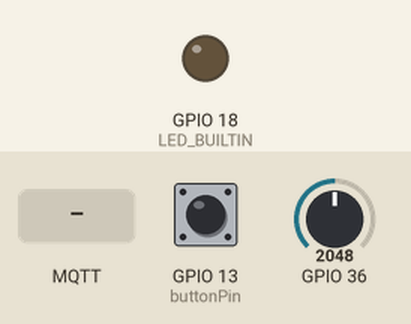
This program was run on a simulated ESP32. Shown: output pins drawn as LEDs (lit = HIGH). The inputs (shaded band) are chosen by the test bench; at power-on: GPIO 13 (buttonPin) HIGH, GPIO 36 = 2048. WiFi joins after 1.5 s; servers stay silent unless stated; random numbers use the default seed unless the program sets one; no MQTT or app messages arrive unless stated; what the program prints to the serial monitor is not drawn.

Above: at 0.2 s.
At 3.3 s:
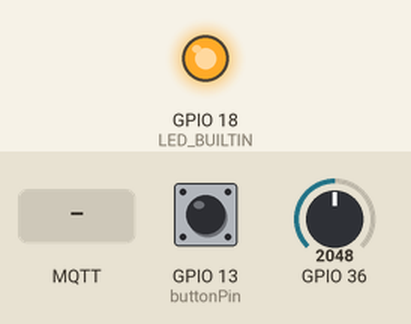
3.4 s: MQTT message "Calibration" arrives on the first subscribed topic
5.8 s: MQTT message "." arrives on the first subscribed topic
Timing chart, 0 to 8.8 s (numbered marks = the images above; inputs shaded):
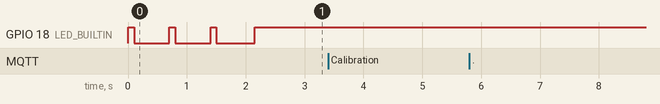

The program:

main.cpp
```cpp
#include <PubSubClient.h>
#include <driver/adc.h>
#include <WiFi.h>
#include <math.h>

#define LED_BUILTIN 18
const int buttonPin = 13;

// WiFi parameters and Setup Function
const char *SSID = "iPhone Lui";     // WiFi SSID
const char *PWD = "Tamarindos"; // WiFi password

float voltageOut;

float temp_c;
float temp_f;
float temp_temp = 0;

float calibration_delta = 0;

int room = 229;
int occupancy = 0;

float subscribe_msg_convert(byte *s, int length);
void callback(char *topic, byte *payload, unsigned int length);

void connectToWiFi()
{
  Serial.print("Connecting to ");

  WiFi.begin(SSID, PWD);
  Serial.println(SSID);
   while (WiFi.status() != WL_CONNECTED)
  {
  digitalWrite(LED_BUILTIN, HIGH);
  delay(100);
  digitalWrite(LED_BUILTIN, LOW);
  delay(100);
    Serial.print(".");
    delay(500);
  }
  Serial.print("Connected.");
}

// MQTT Parameter, Setup Function and callback
WiFiClient wifiClient;
PubSubClient mqttClient(wifiClient);
char *mqttServer = "whatac.space"; // server IP or address
int mqttPort = 1883;

void setupMQTT()
{
  mqttClient.setServer(mqttServer, mqttPort);
  // set the callback function
  mqttClient.setCallback(callback);

  Serial.print("Done");
}

void reconnect()
{
  Serial.println("Connecting to MQTT");
  while (!mqttClient.connected())
  {
    Serial.println("Reconnecting to MQTT");
    String clientId = "ESP32Client-";
    clientId += String(random(0xffff), HEX);

    if (mqttClient.connect(clientId.c_str()))
    {
      Serial.println("Connected.");
      // subscribe to topic
      mqttClient.subscribe("Calibration");
    }
  }
}

void callback(char *topic, byte *payload, unsigned int length)
{
  // handle message arrived
  Serial.println();
  Serial.print("Message has arrived in topic: ");
  Serial.println(topic);
  Serial.print("Message:");
  if (!strcmp(topic, "Calibration"))
  {
    float incoming = subscribe_msg_convert(payload, length);
    Serial.println(incoming);
    // calibration_temperature = incoming;
    // calibration_delta = calibration(incoming);
    calibration_delta = temp_temp - incoming;
  }
}

// Takes the bytes from the subscribe and conerts it to a float
float subscribe_msg_convert(byte *s, int length)
{
  float result = 0;
  int point = 0;
  int sign = 1;

  for (int i = 0; i < length; i++)
  {
    if ((char)s[i] == '.')
    {
      break;
    }
    point++;
  }

  for (int i = 0; i < length; i++)
  {
    if ((char)s[i] == '-')
    {
      sign *= -1;
      i++;
    }

    if (i < point)
    {
      result += pow(10, point - (i + 1)) * (((char)s[i]) - 48);
    }
    else if (i > point)
    {
      result += pow(10, (point - i)) * (((char)s[i]) - 48);
    }
  }

  return sign * result;
}

void setup()
{
  pinMode(LED_BUILTIN, OUTPUT);
  pinMode(buttonPin, INPUT_PULLUP);
  // put your setup code here, to run once:
  Serial.begin(115200);

  connectToWiFi(); // initialize WiFi connection

  adc1_config_width(ADC_WIDTH_BIT_12);
  adc1_config_channel_atten(ADC1_CHANNEL_0, ADC_ATTEN_DB_11);

  setupMQTT(); // initialize MQTT
}

void loop()
{

  // put your main code here, to run repeatedly:
  if (!mqttClient.connected())
  reconnect();
  mqttClient.loop();
  digitalWrite(LED_BUILTIN, HIGH);
  delay(100);

  float sum = 0;
  float sensor_voltage;
  int i;

  // Sensor value cleaning
  for (i = 0; i < 100; ++i)
  {
    // Read analog value
    int sensorValue = adc1_get_raw(ADC1_CHANNEL_0);
    voltageOut = sensorValue * 3300 / 4095;
    sum = sum + voltageOut;
    delay(10);
  }

  sensor_voltage = sum / 100;

  float error_offset = 100; // voltage offset is mV for correct temp reading

  temp_temp = ((5.506 - sqrt(pow(-5.506, 2) + 4 * 0.00174 * (870.6 - (sensor_voltage + error_offset)))) / (2 * (-0.00176))) + 30;
  temp_c = temp_temp - calibration_delta;
  temp_f = (temp_c * 1.8) + 32;


  // counter
int tempo;
if (digitalRead(buttonPin) == HIGH) {
    tempo = 0;
    occupancy++ ;
    tempo = tempo + occupancy;
    digitalRead(buttonPin) == LOW;
    delay(100); // Wait second to avoid counting multiple times
  }
  tempo = occupancy;


  // Print temperature values

  Serial.print("  temp_temp: ");
  Serial.print(temp_temp);
  Serial.print(" Temperature(ºC): ");
  Serial.print(temp_c);
  Serial.print("  Temperature(ºF): ");
  Serial.print(temp_f);
  Serial.print("  Voltage(mV): ");
  Serial.println(sensor_voltage);
  Serial.println(calibration_delta);
  Serial.print("  ocupancy: ");
  Serial.print(tempo);

  char tempPubC[20];
  sprintf(tempPubC, "%.2f", temp_c);
  mqttClient.publish("Celcius", tempPubC);

  char tempPubF[20];
  sprintf(tempPubF, "%.2f", temp_f);
  mqttClient.publish("Fahrenheit", tempPubF);

  char foo2[150] = "{ \"room\": ";
  char foo3[150]= "";
  sprintf(foo3, "%d", room);
  strcat(foo2, foo3);
  strcat(foo2,", \"temp\": ");
  sprintf(foo3, "%.2f", temp_c);
  strcat(foo2, foo3);
  strcat(foo2,", \"occupancy\": ");
  sprintf(foo3, "%d", occupancy);
  strcat(foo2, foo3);
  strcat(foo2," } ");

  mqttClient.publish("Foo", foo2);

  delay(1000);
}
```

Measured:
- after the input at 3.4 s, every drawn part: stays the same
- after the input at 5.8 s, every drawn part: stays the same
- by itself, GPIO 18 (LED_BUILTIN): alternates HIGH for 0.10 s and LOW for 0.60 s, 6 changes in all, then stays HIGH
